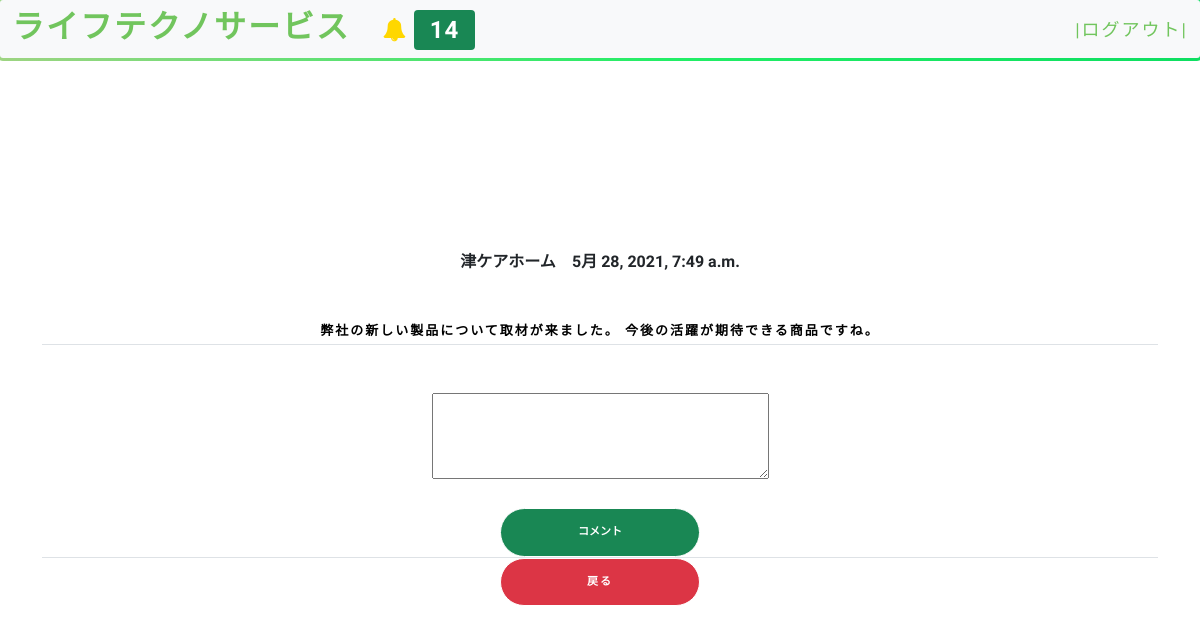
Screenshot of /post/4 (signed in) with the database file from the repository.
### home/models.py (models this page shows, shortened)
class Post(models.Model):
    body = models.TextField()
    date = models.DateTimeField(default=timezone.now)
    user = models.ForeignKey(User, on_delete=models.CASCADE)
    client = models.ForeignKey(Client, on_delete=models.CASCADE)
    image = models.ManyToManyField("Image", blank=True)

class Client(models.Model):
    user = models.OneToOneField(User,on_delete=models.CASCADE)
    facility = models.CharField(max_length=40)
    phone = models.CharField(max_length=40)

### home/views.py (the view, shortened to what this page needs)
# urls.py: path('post/<int:pk>', PostDetailView.as_view(), name='post_detail'),
class PostDetailView(View):
    def get(self, request, pk, *args, **kwargs):
        post = Post.objects.get(pk=pk)
        form = CommentForm()
        comments = Comment.objects.filter(post=post).order_by('-date')
        context = {
            'post': post,
            'form': form,
            'comments': comments,
        }
        return render(request, 'post_detail.html', context)

### home/forms.py
class CommentForm(forms.ModelForm):
    comment = forms.CharField(
        label='',
        widget=forms.Textarea(attrs={
            'rows':'3',
            }))
    class Meta:
        model = Comment
        fields=['comment']

### home/templatetags/custom_tags.py (called while the page is built)
@register.inclusion_tag('show_notifications.html', takes_context=True)
def show_notifications(context):
    request_user = context['request'].user
    notifications = Notification.objects.filter(to_user=request_user).exclude(user_has_seen=True).order_by('-date')
    return {'notifications': notifications}

### home/templates/post_detail.html (shortened to what this page needs)
{% extends 'base.html' %}
{% block content %}
<br><br><br><br><br><br><br><br>
    <div class="container text-center">
        <div class="col-12 border-bottom">
            <strong>{{ post.client.facility }}<strong>&emsp;{{ post.date }}</p>
            <h4>{{ post.body }}</h4>
        </div>
        {% if user.is_authenticated %}
        <div class="col-12 border-bottom mt-5">
            <form method="post">
                {{ form.as_p }}
                <button class="btn btn-success"style="width: 200px;">コメント</button>
            </form>
        </div>
        <a href="{% url 'post'%}" class="btn btn-danger" style="width: 200px;">戻る</a>
        {% endif %}
{% endblock content %}

### static/style.css (style rules this page uses)
body { background-color: #fff; font-family: "Kosugi Maru", sans-serif; }
h1, h2, h3, h4, h5, h6 { margin: 0; }
h4 { color: #000; font-size: 13px; font-weight: 700; letter-spacing: 2px; text-transform: uppercase; line-height: 2; }
a { letter-spacing: 2px; text-decoration: none; color: #71c55d; }
p { color: #505050; font-size: 14px; font-weight: 300; letter-spacing: 0.5px; line-height: 2; margin-bottom: 20px; }
.btn { border: 1px solid #fff; border-radius: 50px; color: #fff; font-size: 11px; font-weight: 600; padding: 15px 40px; text-transform: uppercase; transition: all 0.5s ease-in-out 0s; }

### rows the page displays
Post: client.facility "津ケアホーム", date "5月 28, 2021, 7:49 a.m.", body "弊社の新しい製品について取材が来ました。 今後の活躍が期待できる商品ですね。"

### other values shown
{{ notifications.count }} "14"
